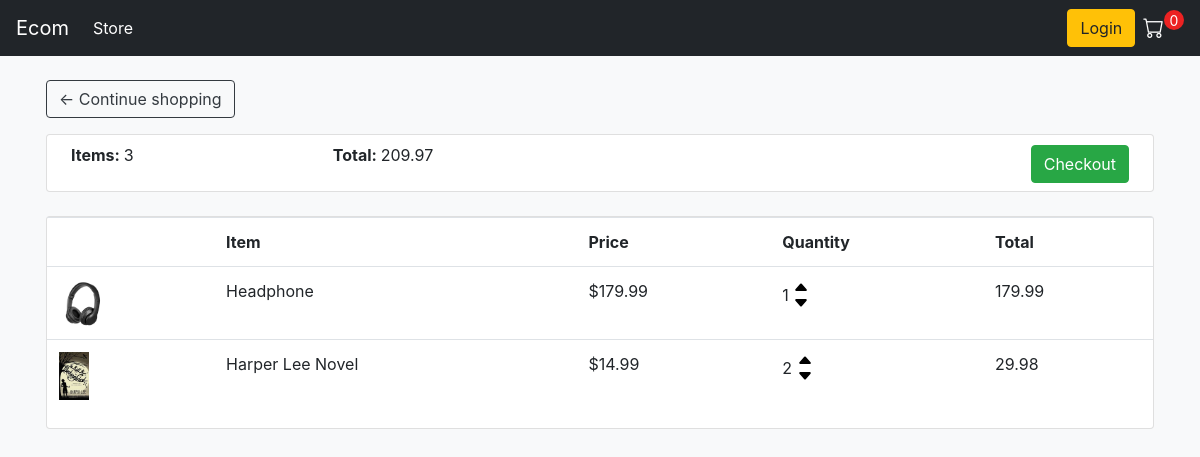
The app's page /cart/ (signed in) with its own data.
### store/models.py (models this page shows, shortened)
class Order(models.Model):
    customer = models.ForeignKey(
        Customer, on_delete=models.SET_NULL, null=True, blank=True)
    date_ordered = models.DateTimeField(auto_now_add=True)
    completed = models.BooleanField(default=False)
    transaction_id = models.CharField(max_length=200, null=True)
    @property
    def get_cart_total(self):
        orderitems = self.orderitem_set.all()
        total = sum([item.get_total for item in orderitems])
        return total
    @property
    def get_cart_items(self):
        orderitems = self.orderitem_set.all()
        total = sum([item.quantity for item in orderitems])
        return total

class OrderItem(models.Model):
    product = models.ForeignKey(
        Product, on_delete=models.SET_NULL, blank=True, null=True)
    order = models.ForeignKey(
        Order, on_delete=models.SET_NULL, blank=True, null=True)
    quantity = models.IntegerField(default=0, blank=True, null=True)
    date_added = models.DateTimeField(auto_now_add=True)
    @property
    def get_total(self):
        return self.quantity * self.product.price

class Product(models.Model):
    name = models.CharField(max_length=200)
    price = models.FloatField()
    digital = models.BooleanField(default=False, null=True, blank=True)
    image = models.ImageField(null=True, blank=True)

### store/views.py (the view)
# urls.py: path('cart/', views.cart, name='cart'),
def cart(request):
    if request.user.is_authenticated:
        customer = request.user.customer
        order, created = Order.objects.get_or_create(
            customer=customer, completed=False)
        items = order.orderitem_set.all()
    else:
        items = []
        order = {'get_cart_total': 0, 'get_cart_items': 0}
    context = {'items': items, 'order': order}
    return render(request, 'store/cart.html', context)

### store/templates/store/cart.html (shortened to what this page needs)
{% extends 'store/main.html' %}
{% load static %}
{% block content %}
<div class="row">
    <div class="col-lg-12 px-3">
        <a href="{% url 'store' %}" class="btn btn-outline-dark mb-3"> &#8592; Continue shopping</a>
        <div class="card mb-4 py-2 px-4 box-shadow">
            <div class="d-flex flex-row" style="align-items: center;">
                <p style="flex-grow: 1"><strong>Items: </strong>{{order.get_cart_items}}</p>
                <p style="flex-grow: 1"><strong>Total: </strong>{{order.get_cart_total|floatformat:2}}</p>
                <div style="align-self: flex-end; flex-grow: 2;"><a href="{% url 'checkout' %}" style="float:right;" class="btn btn-success"> Checkout </a></div>
            </div>
        </div>
        <div class="card mb-4 box-shadow">
            <table class="table">
                <tr>
                    <th>
                    </th>
                    <th>Item</th>
                    <th>Price</th>
                    <th>Quantity</th>
                    <th>Total</th>
                </tr>
                {% for item in items %}
                <tr>
                    <td>
                        <img src="{{item.product.image.url}}" style="width: auto;height: 3rem;" alt="" srcset="">
                    </td>
                    <td>{{item.product.name}}</td>
                    <td>${{item.product.price|floatformat:2}}</td>
                    <td>
                        <div class="d-flex flex-row" style="align-items: center;">
                            {{item.quantity}}&nbsp;
                            <div class="d-flex flex-column">
                                <img class="arrow" src="{% static 'images/caret-up-fill.svg'%}" alt="" srcset="">
                                <img class="arrow" src="{% static 'images/caret-down-fill.svg'%}" alt="" srcset="">
                            </div>
                        </div>
                    </td>
                    <td>{{item.get_total}}</td>
                </tr>
                {% endfor %}
            </table>
        </div>
    </div>
</div>
{% endblock %}

### static/css/style.css (style rules this page uses)
body { background-color: #f8f9fa; }
.arrow { cursor: pointer; }

### records on screen
Order: get_cart_items "3", get_cart_total "209.97"
OrderItem: product.image (picture), product.name "Headphone", product.price "179.99", quantity "1", get_total "179.99"
OrderItem: product.image (picture), product.name "Harper Lee Novel", product.price "14.99", quantity "2", get_total "29.98"
